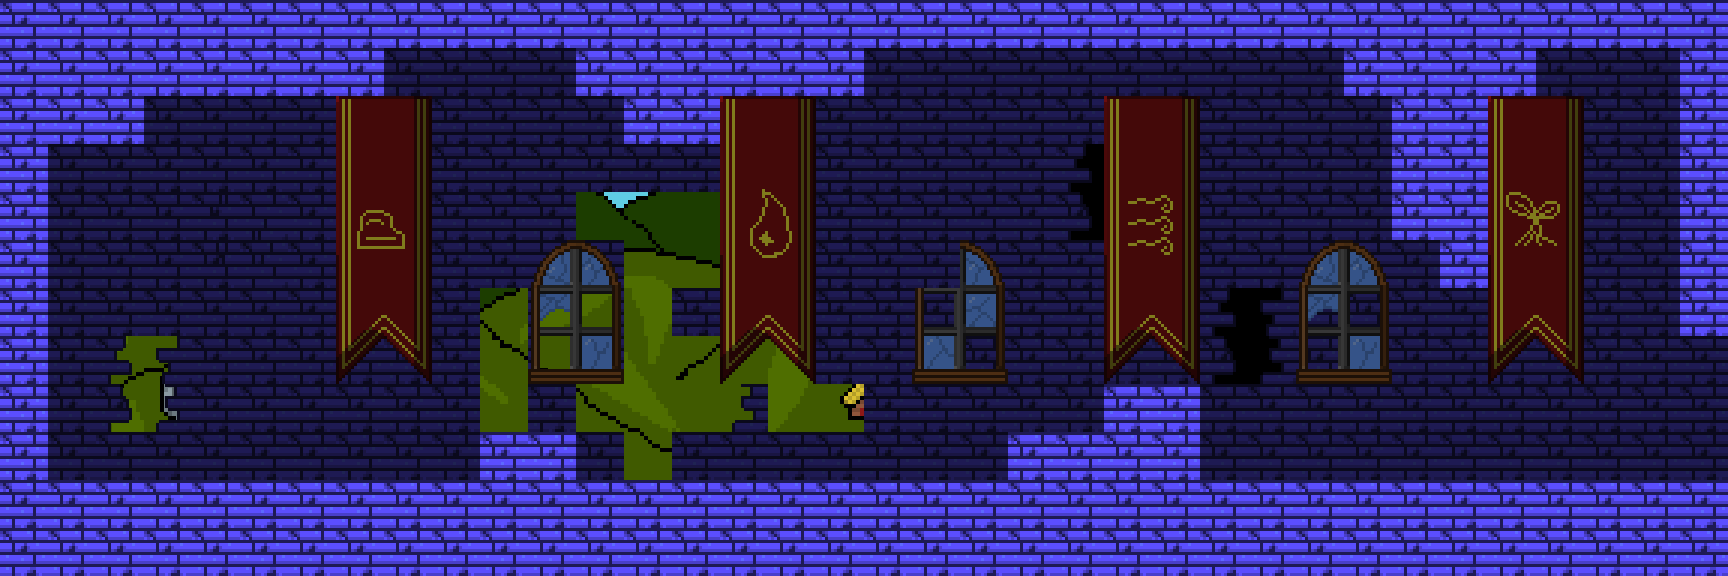

A level layout from a 2D game, rendered from its tile map. Below: a short description, then the map file with tile-grid data replaced by summaries:
An orthogonal 36x12 tile map with 48x48 px tiles, 2 tile layers (back_tiles, front_tiles), 2 tilesets, 3 image layers and 19 objects (8x ceiling, EnemyFlyingAxe, EnemyFlyingShield, EnemyArmorTrap, EnemyCloudSummoner, ...).

<map version="1.4" tiledversion="1.4.2" orientation="orthogonal" renderorder="right-down" width="36" height="12" tilewidth="48" tileheight="48" infinite="0" nextlayerid="10" nextobjectid="33">
 <tileset firstgid="1" name="tileset01" tilewidth="48" tileheight="48" tilecount="176" columns="16">
  <image source="tilesets/tileset01.png" width="768" height="528" />
 </tileset>
 <tileset firstgid="177" name="spells" tilewidth="48" tileheight="48" tilecount="25" columns="5">
  <image source="tilesets/spells.png" width="256" height="272" />
 </tileset>
 <imagelayer id="7" name="Image Layer 1">
  <image source="Backgrounds/ground_back.png" width="1024" height="576" />
 </imagelayer>
 <imagelayer id="8" name="Image Layer 2">
  <image source="Backgrounds/ground_far.png" width="1024" height="576" />
 </imagelayer>
 <imagelayer id="9" name="Image Layer 3">
  <image source="Backgrounds/ground_front.png" width="1024" height="576" />
 </imagelayer>
 <layer id="5" name="back_tiles" width="36" height="12">
  <data>[432 cells, 405 non-empty, 6 distinct tile ids]</data>
 </layer>
 <layer id="6" name="front_tiles" width="36" height="12">
  <properties>
   <property name="depth" type="int" value="0" />
  </properties>
  <data>[432 cells, 75 non-empty, 64 distinct tile ids]</data>
 </layer>
 <objectgroup color="#aa0000" id="4" name="objects" tintcolor="#aa0000">
  <object id="28" type="EnemyFlyingAxe" x="1488" y="336" width="48" height="48" />
  <object id="29" type="EnemyFlyingShield" x="1296" y="288" width="48" height="48" />
  <object id="30" type="EnemyArmorTrap" x="1392" y="408" width="48" height="72" />
  <object id="31" type="EnemyCloudSummoner" x="720" y="288" width="48" height="48" />
 </objectgroup>
 <objectgroup color="#0000ff" id="3" name="walls" tintcolor="#0000ff">
  <object id="3" name="ceiling" x="0" y="0" width="1728" height="48" />
  <object id="5" name="Wall_left" x="0" y="48" width="48" height="528" />
  <object id="7" name="Wall_right" x="1104" y="384" width="96" height="96" />
  <object id="8" name="floor_left" x="480" y="432" width="48" height="48" />
  <object id="10" name="floor_right" x="528" y="432" width="48" height="48" />
  <object id="12" name="plat_right" x="1680" y="48" width="48" height="288" />
  <object id="16" name="spike_left" x="48" y="480" width="1680" height="96" />
  <object id="19" name="spike_right" x="1008" y="432" width="96" height="48" />
  <object id="21" name="ceiling" x="48" y="48" width="336" height="48" />
  <object id="22" name="ceiling" x="576" y="48" width="288" height="48" />
  <object id="23" name="ceiling" x="1344" y="48" width="192" height="48" />
  <object id="24" name="ceiling" x="1392" y="96" width="96" height="144" />
  <object id="25" name="ceiling" x="1440" y="240" width="48" height="48" />
  <object id="26" name="ceiling" x="624" y="96" width="96" height="48" />
  <object id="27" name="ceiling" x="48" y="96" width="96" height="48" />
 </objectgroup>
</map>
